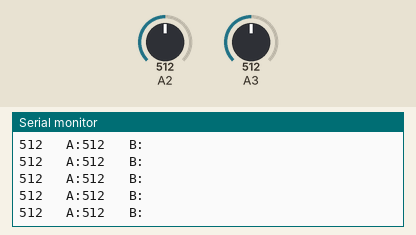
This sketch was run on a simulated Arduino Uno, built with avr-gcc and run on an emulated ATmega328P. Parts: the last lines printed to the serial monitor. The inputs (shaded band) are chosen by the test bench; at power-on: A2 = 512, A3 = 512.

Above: at 1.2 s.
1.3 s: A2 set to 105
At 2.1 s:
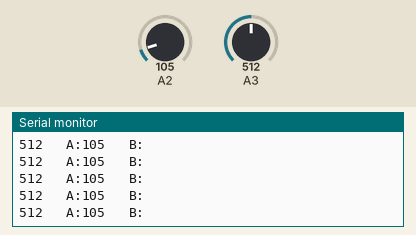
4.3 s: A2 set to 92
At 5.3 s:
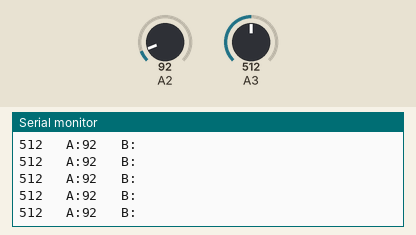
5.8 s: A3 set to 108
At 6.4 s:
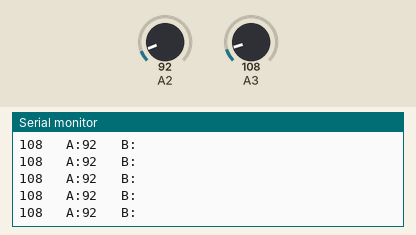
7.3 s: A3 set to 88
At 7.9 s:
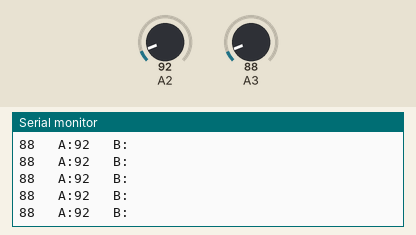
Timing chart, 0 to 10.3 s (numbered marks = the images above; inputs shaded):
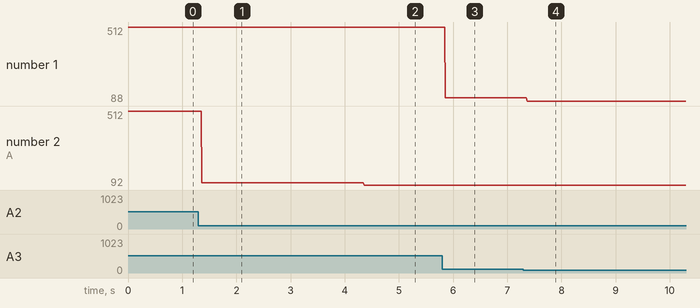

Measured:
- after the input at 1.3 s, the serial monitor: prints a new line after 0.07 s (image 1)
- after the input at 4.3 s, the serial monitor: prints a new line after 0.06 s (image 2)
- after the input at 5.8 s, the serial monitor: prints a new line after 0.06 s (image 3)
- after the input at 7.3 s, the serial monitor: prints a new line after 0.07 s (image 4)
- plotted number 1: 512 → 108 after the input at 5.8 s, 108 → 88 after the input at 7.3 s
- plotted number 2: 512 → 105 after the input at 1.3 s, 105 → 92 after the input at 4.3 s

The sketch:

XYstates.ino
```cpp
  int analogValue = A3;
  int analogValue1 = A2;

void setup() {

  Serial.begin(9600);
}

void loop() {

  analogValue = analogRead(3);
  analogValue1 = analogRead(2);


  Serial.print(analogValue, DEC);
  Serial.print("\t A:");
  Serial.print(analogValue1, DEC);
  Serial.print("\t B:");
  Serial.println();

  // delay 10 milliseconds before the next reading:
  delay(10);
}
```
